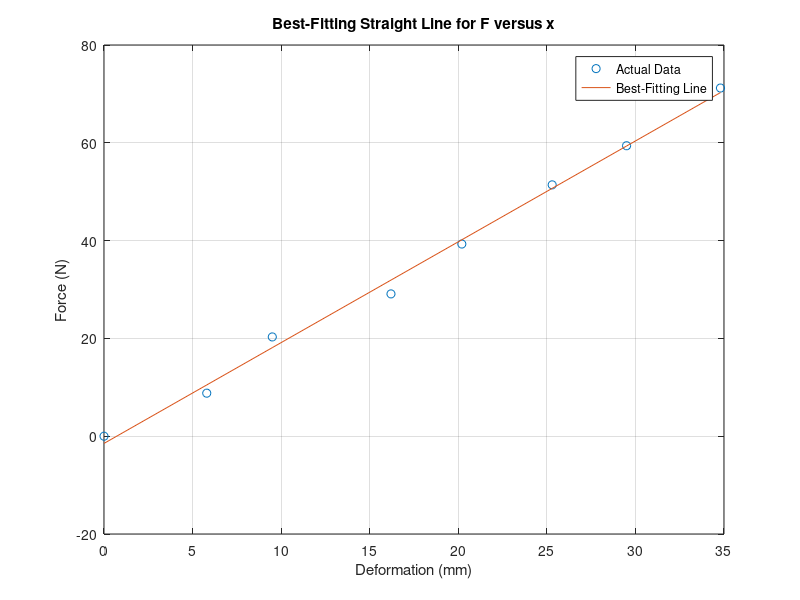

The MATLAB script that drew this image:
% Given data
F = [0 8.8 20.3 29.1 39.3 51.4 59.4 71.2];
x = [0 5.8 9.5 16.2 20.2 25.3 29.5 34.8];

% Q9. Find the value of coefficient 1a
coefficients = polyfit(x, F, 1);
a1 = coefficients(1);
disp(['Q9. Coefficient 1a: ' num2str(a1)]);

% Q10. Find the value of coefficient 0a
a0 = coefficients(2);
disp(['Q10. Coefficient 0a: ' num2str(a0)]);

% Q11. Find the value of deformation (mm) for F=65 N
F_value = 65;
deformation = polyval(coefficients, F_value);
disp(['Q11. Deformation for F=65 N: ' num2str(deformation)]);

% Plotting the best-fitting straight line and actual data
figure;
plot(x, F, 'o', 'DisplayName', 'Actual Data');
hold on;
fitted_line = polyval(coefficients, x);
plot(x, fitted_line, '-', 'DisplayName', 'Best-Fitting Line');
xlabel('Deformation (mm)');
ylabel('Force (N)');
title('Best-Fitting Straight Line for F versus x');
legend('show');
grid on;
